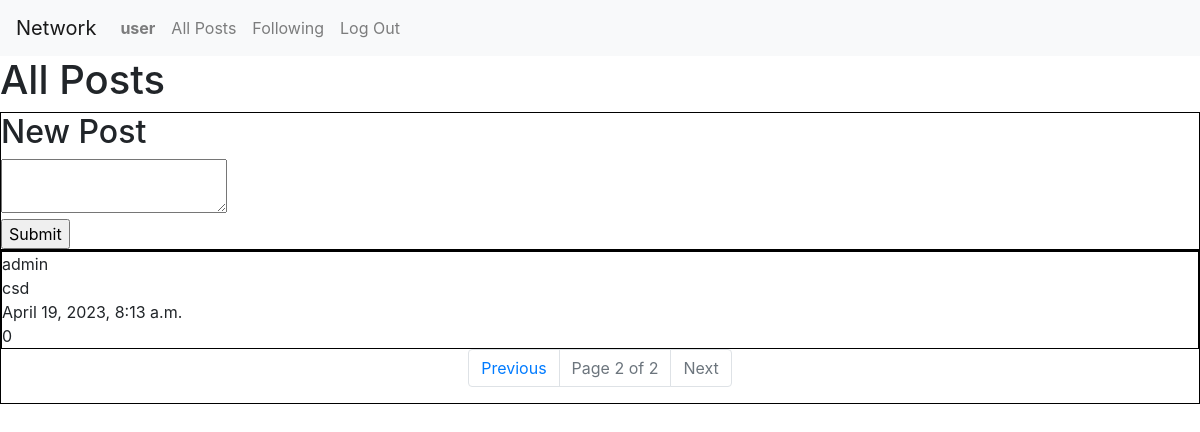
/?page=2 (signed in), run on the app's committed database.
### network/models.py (models this page shows, shortened)
class User(AbstractUser):
    pass

class Post(models.Model):
    body = models.CharField(max_length=640)                                         # Post text
    date = models.DateTimeField(auto_now_add=True)                                  # Creation date
    date_edit = models.DateTimeField(auto_now=True, blank=True)                     # Edit date
    user = models.ForeignKey(User, on_delete=models.CASCADE)                        # User
    likes = models.ManyToManyField(User, blank=True, related_name="users_likes")    # Likes

### network/views.py (the view)
# urls.py: path("", views.index, name="index"),
def index(request):
    user = get_object_or_404(User, username = request.user)
    posts = Post.objects.all()
    posts = posts.order_by("-date").all()
    paginator = Paginator(posts, 10)
    page_number = request.GET.get('page')
    page_obj = paginator.get_page(page_number)
    return render(request, "network/index.html", {
        "page_obj": page_obj,
        "likes": 0
    })

### network/templates/network/index.html (shortened to what this page needs)
{% extends "network/layout.html" %}
{% block body %}
<div id="index_div">
    <h1>All Posts</h1>
    {% if user.is_authenticated %}
        <div class="new_post">
            <div class="new_post_title">
                <h2 id="new_post_h2">New Post</h2>
            </div>
            <form id="new_post_form">
                <div class="new_post_text">
                    <textarea id="new_post_text"></textarea>
                </div>
                <div class="new_post_button">
                    <input type="submit" id="new_post_button"></input>
                </div>
            </form>
        </div>
    {% endif%}
    <div id="all_posts">
        {% for post in page_obj %}
        <div class="post">
            <div class="post_user">{{ post.user }}</div>
            <div class="post_body">{{ post.body }}</div>
            <div class="post_date">{{ post.date }}</div>
            <div class="post_likes">{{ likes }}</div>
        </div>
        {% endfor %}
        <nav aria-label="Page navigation example">
            <ul class="pagination justify-content-center">
            {% if page_obj.has_previous %}
                <li class="page-item"><a class="page-link" href="?page={{ page_obj.previous_page_number }}">Previous</a></li>
            {% else %}
                <li class="page-item disabled"><a class="page-link">Previous</a></li>
            {% endif %}
                <li class="page-item disabled"><a class="page-link">Page {{ page_obj.number }} of {{ page_obj.paginator.num_pages }}</a></li>
            {% if page_obj.has_next %}
                <li class="page-item"><a class="page-link" href="?page={{ page_obj.next_page_number }}">Next</a></li>
            {% else %}
                <li class="page-item disabled"><a class="page-link">Next</a></li>
            {% endif %}
            </ul>
        </nav>
    </div>
</div>
{% endblock %}

### network/templates/network/layout.html (shortened to what this page needs)
{% load static %}
<!DOCTYPE html>
<html lang="en">
    <head>
        <link rel="stylesheet" href="https://stackpath.bootstrapcdn.com/bootstrap/4.4.1/css/bootstrap.min.css">
        <link href="{% static 'network/styles.css' %}" rel="stylesheet">
    </head>
    <body>
        <nav class="navbar navbar-expand-lg navbar-light bg-light">
            <a class="navbar-brand" href="#">Network</a>
            <div>
              <ul class="navbar-nav mr-auto">
                {% if user.is_authenticated %}
                    <li class="nav-item">
                        <a class="nav-link" href="{% url 'profile' user %}"><strong>{{ user.username }}</strong></a>
                    </li>
                {% endif %}
                <li class="nav-item">
                  <a class="nav-link" href="{% url 'index' %}">All Posts</a>
                </li>
                {% if user.is_authenticated %}
                    <li class="nav-item">
                        <a class="nav-link" href="{% url 'following' %}">Following</a>
                    </li>
                    <li class="nav-item">
                        <a class="nav-link" href="{% url 'logout' %}">Log Out</a>
                    </li>
                {% endif %}
              </ul>
            </div>
          </nav>
        <div class="body">
            {% block body %}
            {% endblock %}
        </div>
    </body>
</html>

### network/static/network/styles.css (style rules this page uses)
.new_post { border: 1px solid black; }
#all_posts { border: 1px solid black; }
.post { border: 1px solid black; }

### data on the page
User: username "user"
Post: user "admin", body "csd", date "April 19, 2023, 8:13 a.m.", likes "0"

### other printed values
{{ page_obj.number }} "2"
{{ page_obj.paginator.num_pages }} "2"
